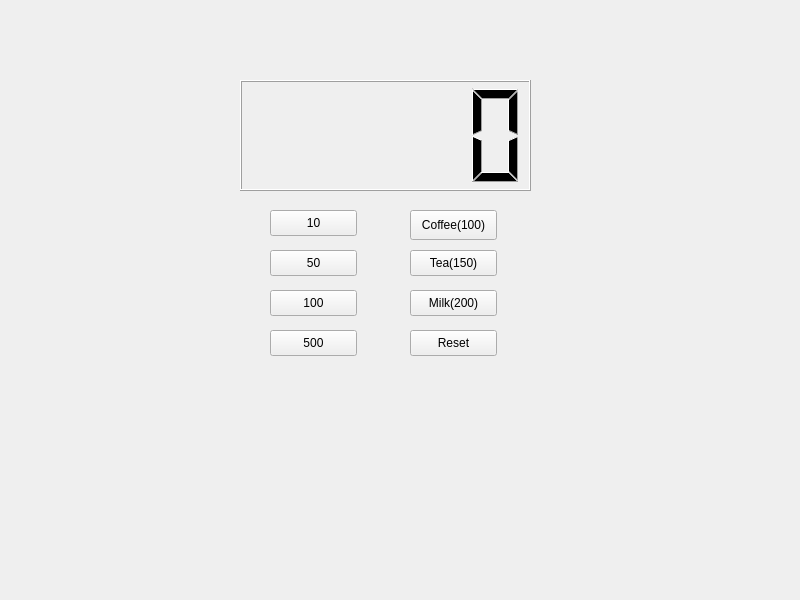
<?xml version="1.0" encoding="UTF-8"?>
<ui version="4.0">
 <class>Widget</class>
 <widget class="QWidget" name="Widget">
  <property name="geometry">
   <rect>
    <x>0</x>
    <y>0</y>
    <width>800</width>
    <height>600</height>
   </rect>
  </property>
  <property name="windowTitle">
   <string>Widget</string>
  </property>
  <widget class="QLCDNumber" name="lcdNumber">
   <property name="geometry">
    <rect>
     <x>240</x>
     <y>80</y>
     <width>291</width>
     <height>111</height>
    </rect>
   </property>
  </widget>
  <widget class="QPushButton" name="pb10">
   <property name="geometry">
    <rect>
     <x>270</x>
     <y>210</y>
     <width>87</width>
     <height>26</height>
    </rect>
   </property>
   <property name="text">
    <string>10</string>
   </property>
  </widget>
  <widget class="QPushButton" name="pb100">
   <property name="geometry">
    <rect>
     <x>270</x>
     <y>290</y>
     <width>87</width>
     <height>26</height>
    </rect>
   </property>
   <property name="text">
    <string>100</string>
   </property>
  </widget>
  <widget class="QPushButton" name="pb50">
   <property name="geometry">
    <rect>
     <x>270</x>
     <y>250</y>
     <width>87</width>
     <height>26</height>
    </rect>
   </property>
   <property name="text">
    <string>50</string>
   </property>
  </widget>
  <widget class="QPushButton" name="pb500">
   <property name="geometry">
    <rect>
     <x>270</x>
     <y>330</y>
     <width>87</width>
     <height>26</height>
    </rect>
   </property>
   <property name="text">
    <string>500</string>
   </property>
  </widget>
  <widget class="QPushButton" name="pbCoffee">
   <property name="geometry">
    <rect>
     <x>410</x>
     <y>210</y>
     <width>87</width>
     <height>30</height>
    </rect>
   </property>
   <property name="text">
    <string>Coffee(100)</string>
   </property>
  </widget>
  <widget class="QPushButton" name="pbMilk">
   <property name="geometry">
    <rect>
     <x>410</x>
     <y>290</y>
     <width>87</width>
     <height>26</height>
    </rect>
   </property>
   <property name="text">
    <string>Milk(200)</string>
   </property>
  </widget>
  <widget class="QPushButton" name="pbTea">
   <property name="geometry">
    <rect>
     <x>410</x>
     <y>250</y>
     <width>87</width>
     <height>26</height>
    </rect>
   </property>
   <property name="text">
    <string>Tea(150)</string>
   </property>
  </widget>
  <widget class="QPushButton" name="pbReset">
   <property name="geometry">
    <rect>
     <x>410</x>
     <y>330</y>
     <width>87</width>
     <height>26</height>
    </rect>
   </property>
   <property name="text">
    <string>Reset</string>
   </property>
  </widget>
 </widget>
 <resources/>
 <connections/>
</ui>
